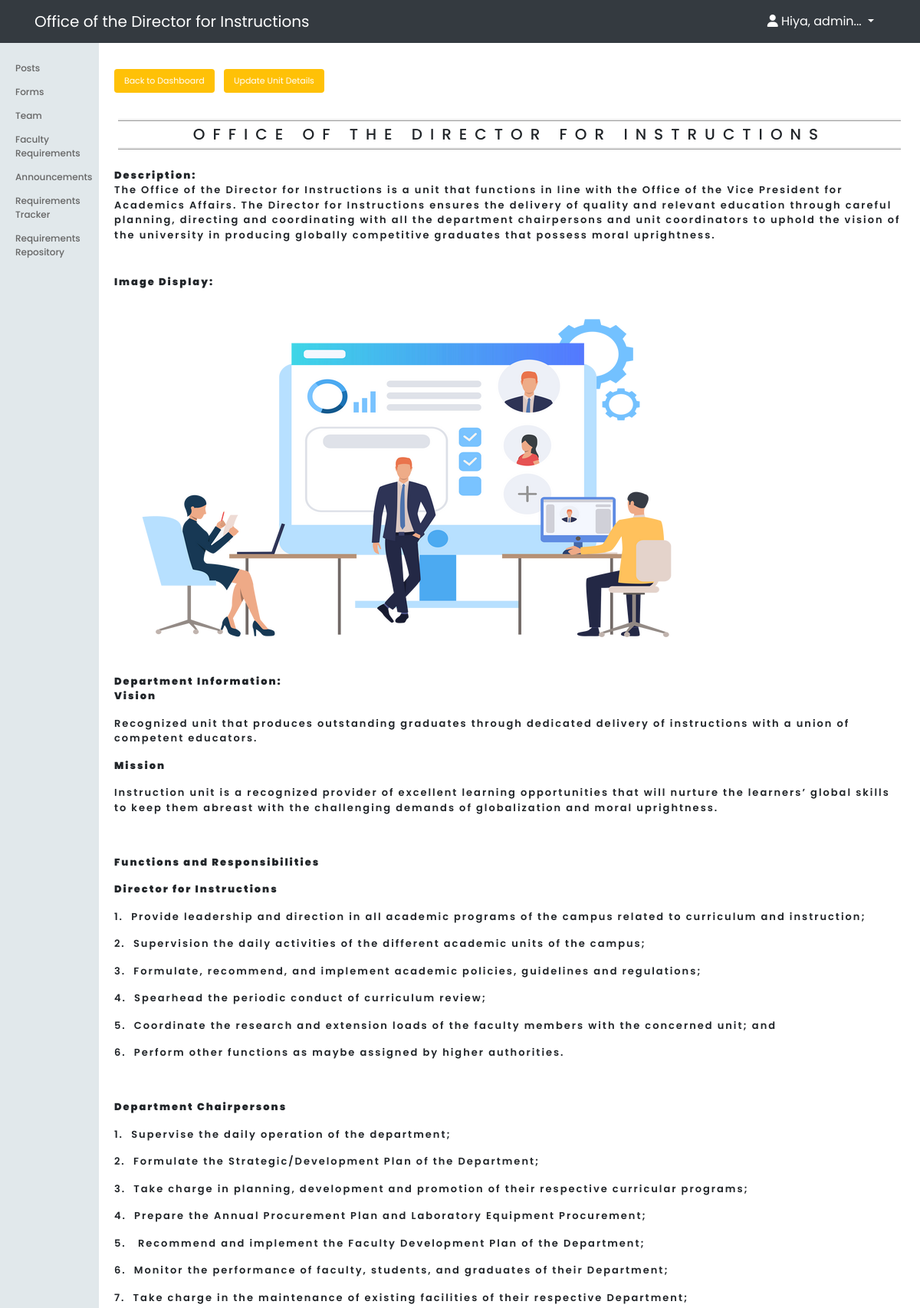
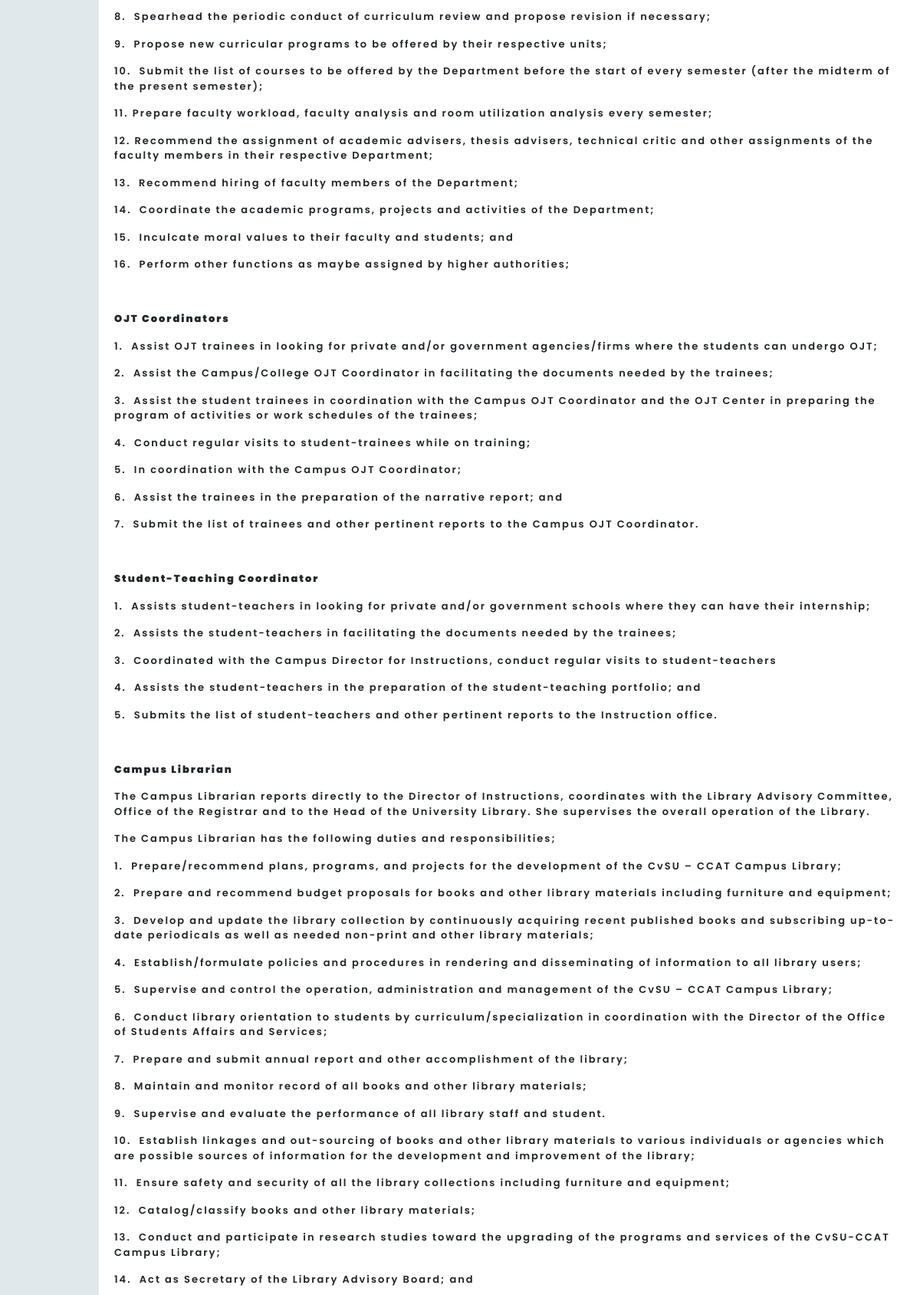
The app's page /admin/about/index.php (signed in, upper part) with its own data (2 pictures, top to bottom).
### tables this page shows
CREATE TABLE `departments` (
  `id` int(11) NOT NULL,
  `name` varchar(255) NOT NULL,
  `type` varchar(255) NOT NULL,
  `description` varchar(550) NOT NULL,
  `display_art` varchar(255) NOT NULL,
  `about_info` text NOT NULL,
  `org_chart` varchar(255) NOT NULL,
  `contact` varchar(550) NOT NULL
);

### app/database/db.php (called while the page is built, shortened)
<?php
require('connect.php');
function executeQuery($sql, $data)
{
	global $conn;
	$stmt = $conn->prepare($sql);
	$values = array_values($data);
	$types = str_repeat('s', count($values));
	$stmt->bind_param($types, ...$values);
	$stmt->execute();
	return $stmt;
}
function selectOne($table, $conditions)
{
	$sql = "SELECT * FROM $table";
	$i = 0;
	foreach ($conditions as $key => $value) {
		if($i == 0){
			$sql = $sql." WHERE $key=?";
		} else {
			$sql = $sql." AND $key=?";
		}
		$i++;
	}
	$sql = $sql . " LIMIT 1";
	$stmt = executeQuery($sql, $conditions);
	$records = $stmt->get_result()->fetch_assoc();
	return $records;
}

### app/controllers/departments.php (called while the page is built, shortened)
<?php
include(ROOT_PATH . "/app/database/db.php");
$table = 'departments';
$about = selectOne($table, ['name' => 'Office of the Director for Instructions'] );
	$id1 = $about['id'];
	$name1 = $about['name'];
	$description1 = html_entity_decode($about['description']);
	$display_art1 = $about['display_art'];
	$about_info1 = html_entity_decode($about['about_info']);

### admin/about/index.php (the view, shortened to what this page needs)
<?php include(ROOT_PATH . "/app/controllers/departments.php");
?>
<!DOCTYPE html>
<html lang="en">
    <head>
        <link rel="stylesheet"
            href="https://use.fontawesome.com/releases/v5.7.2/css/all.css"
>
        <link rel="stylesheet" href="../../assets/css/style.css">
        <link rel="stylesheet" href="../../assets/css/admin.css">
        <link rel="stylesheet" href="https://maxcdn.bootstrapcdn.com/bootstrap/4.0.0/css/bootstrap.min.css">
        <link rel="stylesheet" href="<?php echo BASE_URL . '/assets/css/adminheader.css'; ?>">
    </head>
    <body>
        <?php include(ROOT_PATH . "/app/includes/adminHeader.php"); ?>
        <div class="admin-wrapper">
            <?php include(ROOT_PATH . "/app/includes/adminSidebar.php"); ?>
            <div class="admin-content">
                <div class="button-group">
                    <a href="<?php echo BASE_URL . '/superadmin/dashboard.php'; ?>" class="btn btn-big">Back to Dashboard</a>
                    <a href="edit.php?edit_about_id=<?php echo $id1; ?>" class="btn btn-big">Update Unit Details</a>
                </div>
                <div class="content">
                    <h2 class="page-title"><?php echo $name1; ?></h2>
                    <form action="create.php" method="post" enctype="multipart/form-data">
                        <div>
                            <label><strong>Description:</strong> <?php echo html_entity_decode($description1); ?></label>
                        </div>
                        <div>
                            <label><strong>Image Display:</strong></label><br>
                            <img src="<?php echo BASE_URL . '/assets/images/' . $display_art1; ?>">
                        </div>
                        <div>
                            <label><strong>Department Information:</strong> <?php echo $about_info1; ?></label>
                        </div>
                    </form>
                </div>
            </div>
        </div>
    </body>
</html>

### assets/css/style.css (style rules this page uses)
* { box-sizing: border-box; font-family: 'Poppins', sans-serif; }
html, body { height: 100%; padding: 0px; margin: 0px; }
h1, h2, h3, h4, h5, h6 { color: #5c5b5b; margin: 5px; }
a { text-decoration: none!important; color: inherit; }
.btn { padding: .3rem .6rem; background: #ffc107; color: white; border: 1px solid transparent; border-radius: .25rem; font-size: 11px !important; }
.btn-big { padding: .6rem 1.2rem; margin-right: 8px; margin-bottom: 4px; line-height: 1.2rem; }
.content { width: 100%; margin: 30px auto 30px; }

### assets/css/admin.css (style rules this page uses)
.admin-wrapper { display: flex; height: 100%; padding-top: 50px; background: white; }
.admin-wrapper .admin-content { flex: 8; height: 100%; padding: 40px 20px 20px 20px; overflow-y: scroll; }
.admin-wrapper .admin-content label { font-size: 13px; padding-right: 5px; font-weight: 600; letter-spacing: 2px; }
.admin-content .page-title { text-transform: uppercase; font-size: 20px; text-align: center; margin-bottom: 1.5rem; border-top: ridge; border-bottom: ridge; padding: 5px 0; letter-spacing: 10px; }
form div { margin-bottom: 15px; }

### assets/css/adminheader.css (style rules this page uses)
body, input { font-family: 'Poppins', sans-serif; }

### records on screen
departments: name "OFFICE OF THE DIRECTOR FOR INSTRUCTIONS", description "The Office of the Director for Instructions is a unit that functions in line with the Office of the Vice President for Academics Affairs. The Director for Instructions ensures the delivery of quality and relevant education through careful planning, directing and coordinating with all the department chairpersons and unit coordinators to uphold the vision of the university in producing globally competitive graduates that possess moral uprightness.", display_art (picture), about_info "Vision Recognized unit that produces outstanding graduates through dedicated delivery of instructions with a union of competent educators. Mission Instruction unit is a recognized provider of excellent learning opportunities that will nurture the learners’ global skills to keep them abreast with the challenging demands of globalization and moral uprightness. Functions and Responsibilities Director for Instructions 1. Provide leadership and direction in all academic programs of the campus related to curriculum and instruction; 2. Supervision the daily activities of the different academic units of the campus; 3. Formulate, recommend, and implement academic policies, guidelines and…"

### other values on screen
substr($_SESSION['firstname'], 0, 8) "admin"
